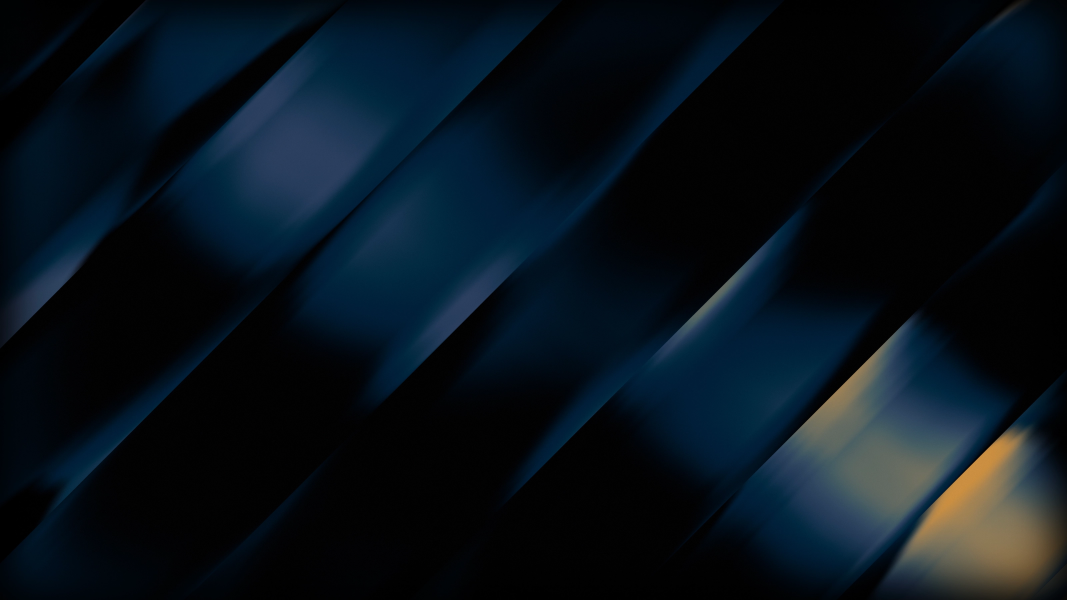
#> input picture src/endpoints/seed/image-hero1.webp, 3200 x 1800 px (shown at 1/3 size)
$ python -i overlay_designer.py   (imports and definitions only)
#> lines starting #> are read from the running program, lines starting #| are printed output that depends on the picture
#> further down, picture is the input picture: PIL image 3200x1800 RGB; mean R, G, B 8.5, 18.5, 26.7
"""
Overlay Designer: รูปหลักเต็มจอ + รูปเล็กซ้อนทับอย่างสวยงาม
พร้อม Graphic Template Patterns ที่ดึงสีจากรูป
"""

from PIL import Image, ImageDraw, ImageFilter
from typing import List, Tuple, Optional
import random
from collections import Counter
import math

class OverlayDesigner:
    """
    ออกแบบแบบ Overlay: รูปหลัก 1 รูป + รูปเล็กซ้อนทับ + Template Patterns
    """

    def __init__(self, aspect_ratio: str = "3:1"):
        """
        aspect_ratio: "3:1" หรือ "2:1"
        """
        self.aspect_ratio = aspect_ratio

        # คำนวณขนาด canvas
        if aspect_ratio == "3:1":
            self.canvas_size = (1800, 600)  # 3:1
        elif aspect_ratio == "2:1":
            self.canvas_size = (1600, 800)  # 2:1
        else:
            self.canvas_size = (1800, 600)  # default

        self.margin = 20

    # [159 lines left out: functions extract_dominant_colors, create_gradient_overlay, create_geometric_pattern, create_wave_pattern, create_dots_pattern, fit_image, not called in this run]

    def add_shadow(self, image: Image.Image, offset: int = 10, blur: int = 20) -> Image.Image:
        """
        เพิ่มเงาให้รูปเล็ก
        """
#> called with offset = 10, blur = 20
        # สร้าง shadow layer
        shadow_size = (image.width + offset*2, image.height + offset*2)
#> shadow_size = (3220, 1820)
        shadow = Image.new('RGBA', shadow_size, (0, 0, 0, 0))
#> shadow: PIL image 3220x1820 RGBA; every value is 0
        shadow_draw = ImageDraw.Draw(shadow)

        # วาดเงา
        shadow_draw.rectangle(
            [(offset, offset), (image.width + offset, image.height + offset)],
            fill=(0, 0, 0, 120)
        )

        # Blur เงา
        shadow = shadow.filter(ImageFilter.GaussianBlur(blur))
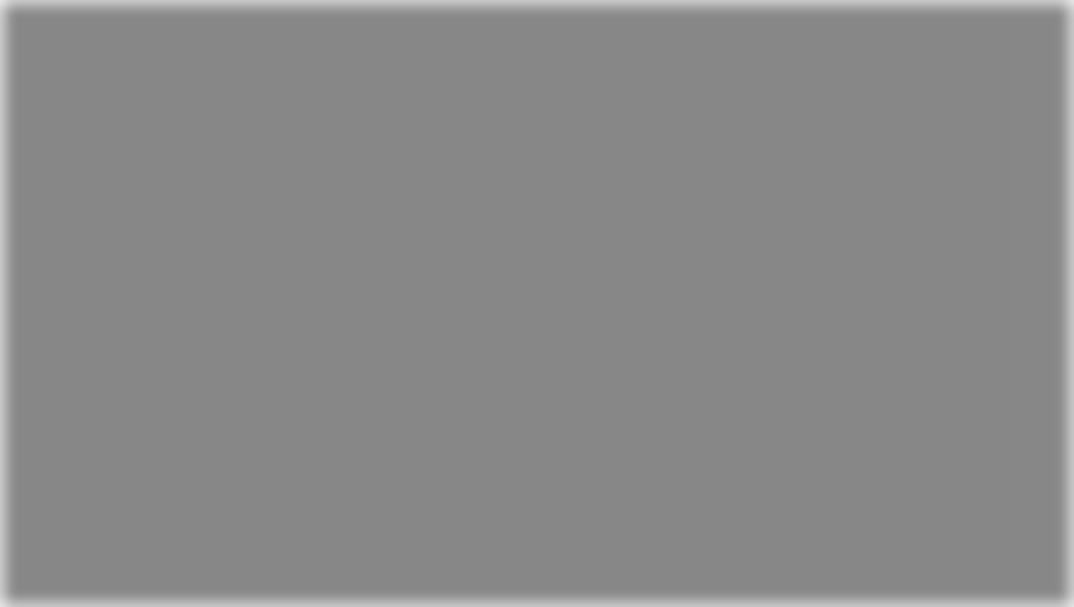
#> shadow: PIL image 3220x1820 RGBA (shown at 1/3 size); mean R, G, B, A 0, 0, 0, 117.5; transparent parts drawn white

        # Paste รูปลงบนเงา
        result = Image.new('RGBA', shadow_size, (0, 0, 0, 0))
        result.paste(shadow, (0, 0))

        # แปลง image เป็น RGBA
        if image.mode != 'RGBA':
            image_rgba = image.convert('RGBA')
        else:
            image_rgba = image

        result.paste(image_rgba, (offset, offset), image_rgba)
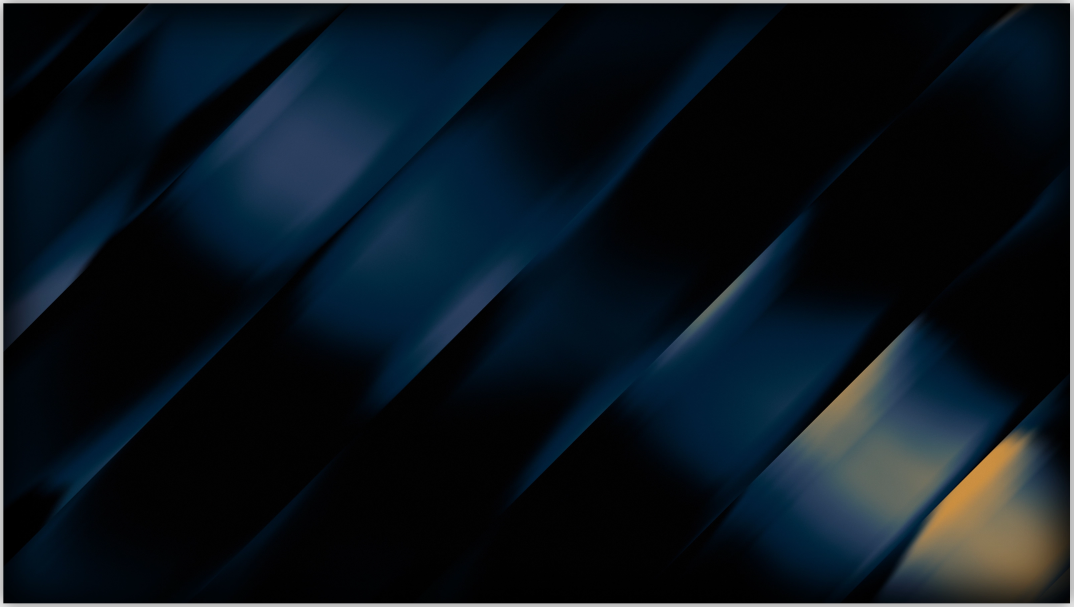
#> result: PIL image 3220x1820 RGBA (shown at 1/3 size); mean R, G, B, A 8.4, 18.2, 26.2, 251.7; transparent parts drawn white

        return result

    # [117 lines left out: functions create_overlay_design, _calculate_overlay_positions, not called in this run]

>>> from PIL import Image
>>> picture = Image.open('../src/endpoints/seed/image-hero1.webp')
>>> result = OverlayDesigner().add_shadow(picture)

$ run again, on src/endpoints/seed/image-post1.webp
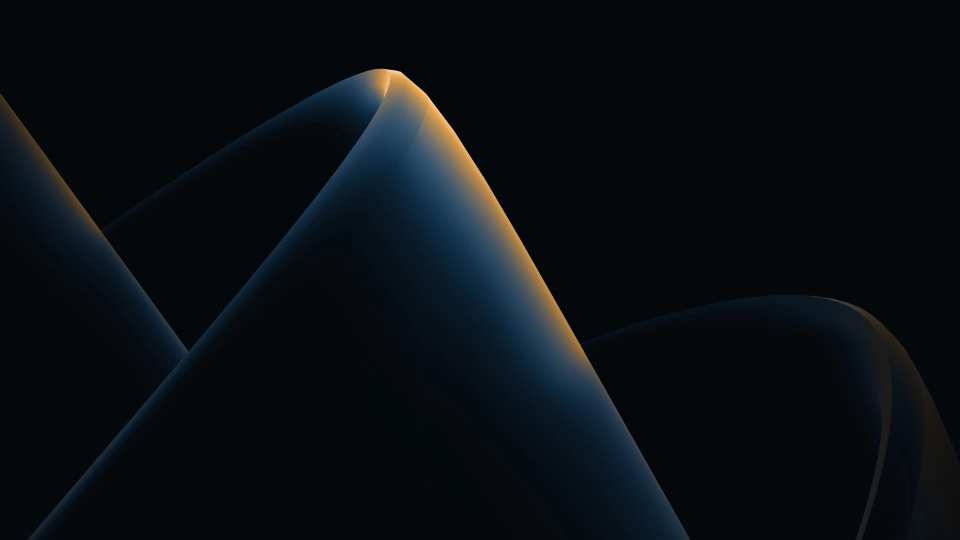
#> input picture src/endpoints/seed/image-post1.webp, 1920 x 1080 px (shown at 1/2 size)
#> picture is the input picture: PIL image 1920x1080 RGB; mean R, G, B 9.4, 14.8, 18.9
#> in add_shadow, `shadow = shadow.filter(ImageFilter.GaussianBlur(blur))`:
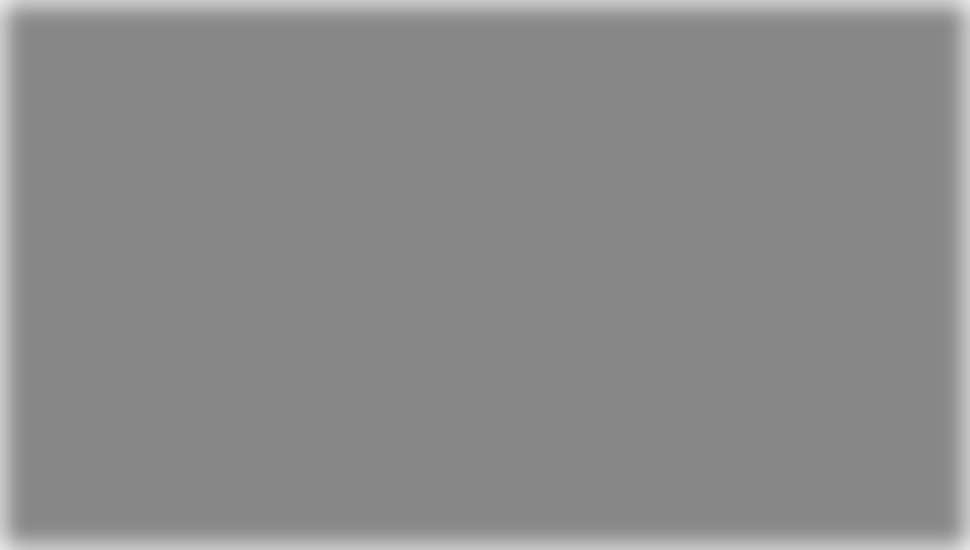
#> shadow: PIL image 1940x1100 RGBA (shown at 1/2 size); mean R, G, B, A 0, 0, 0, 115.9; transparent parts drawn white
#> in add_shadow, `result.paste(image_rgba, (offset, offset), image_rgba)`:
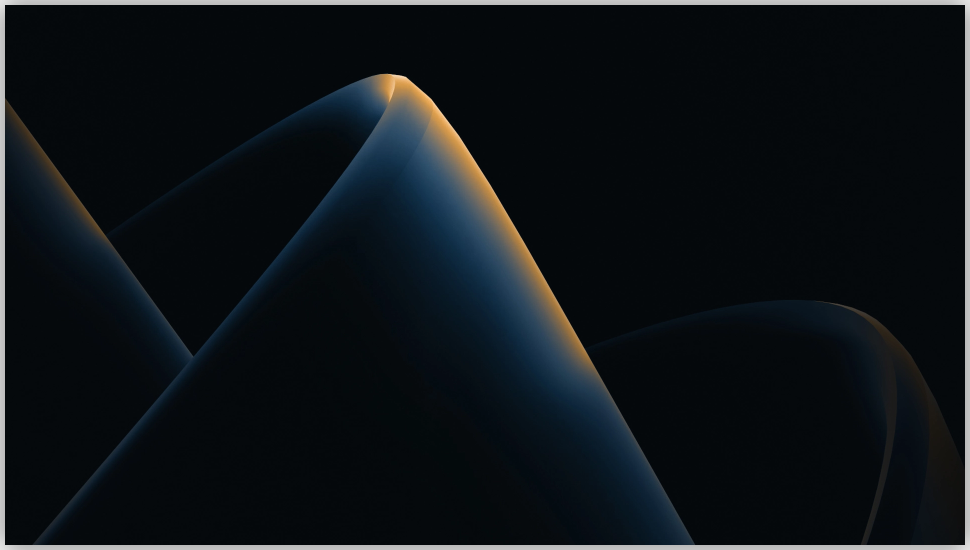
#> result: PIL image 1940x1100 RGBA (shown at 1/2 size); mean R, G, B, A 9.1, 14.4, 18.4, 249.5; transparent parts drawn white

$ run again, on src/endpoints/seed/image-post3.webp
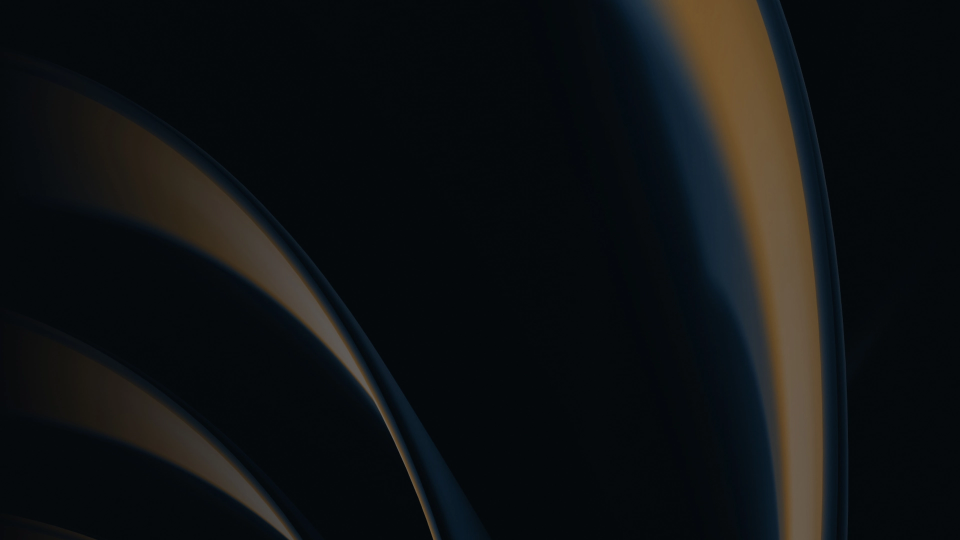
#> input picture src/endpoints/seed/image-post3.webp, 1920 x 1080 px (shown at 1/2 size)
#> picture is the input picture: PIL image 1920x1080 RGB; mean R, G, B 15.4, 18, 19.3
#> in add_shadow, `shadow = shadow.filter(ImageFilter.GaussianBlur(blur))`:
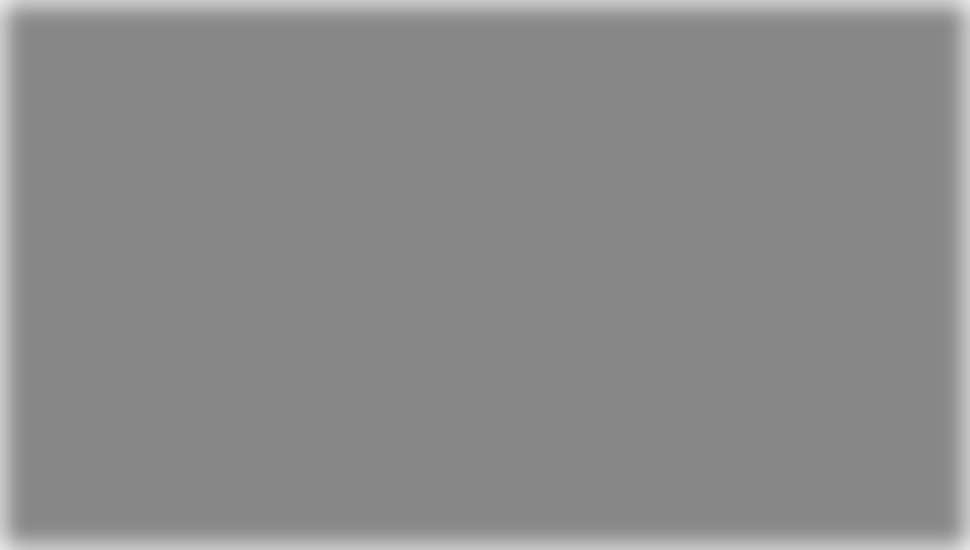
#> shadow: PIL image 1940x1100 RGBA (shown at 1/2 size); mean R, G, B, A 0, 0, 0, 115.9; transparent parts drawn white
#> in add_shadow, `result.paste(image_rgba, (offset, offset), image_rgba)`:
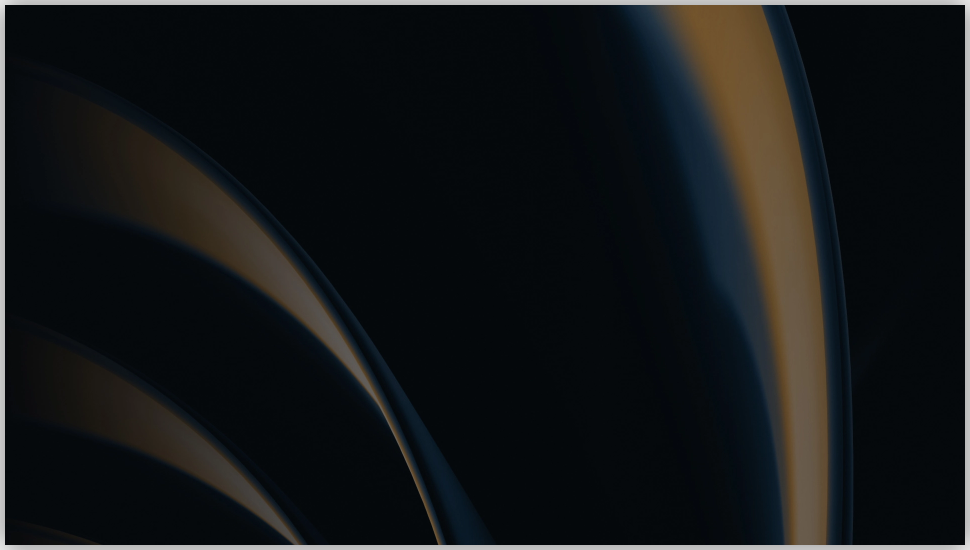
#> result: PIL image 1940x1100 RGBA (shown at 1/2 size); mean R, G, B, A 15, 17.5, 18.7, 249.5; transparent parts drawn white
